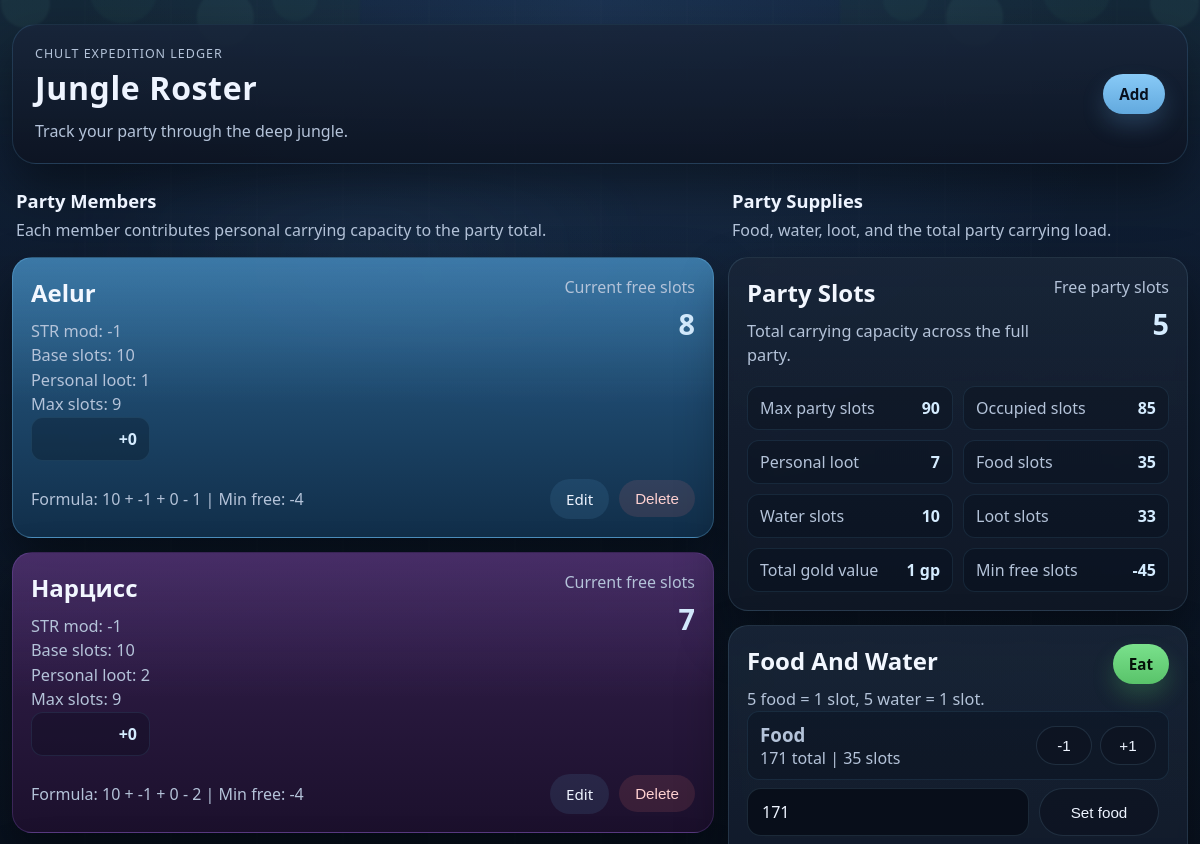
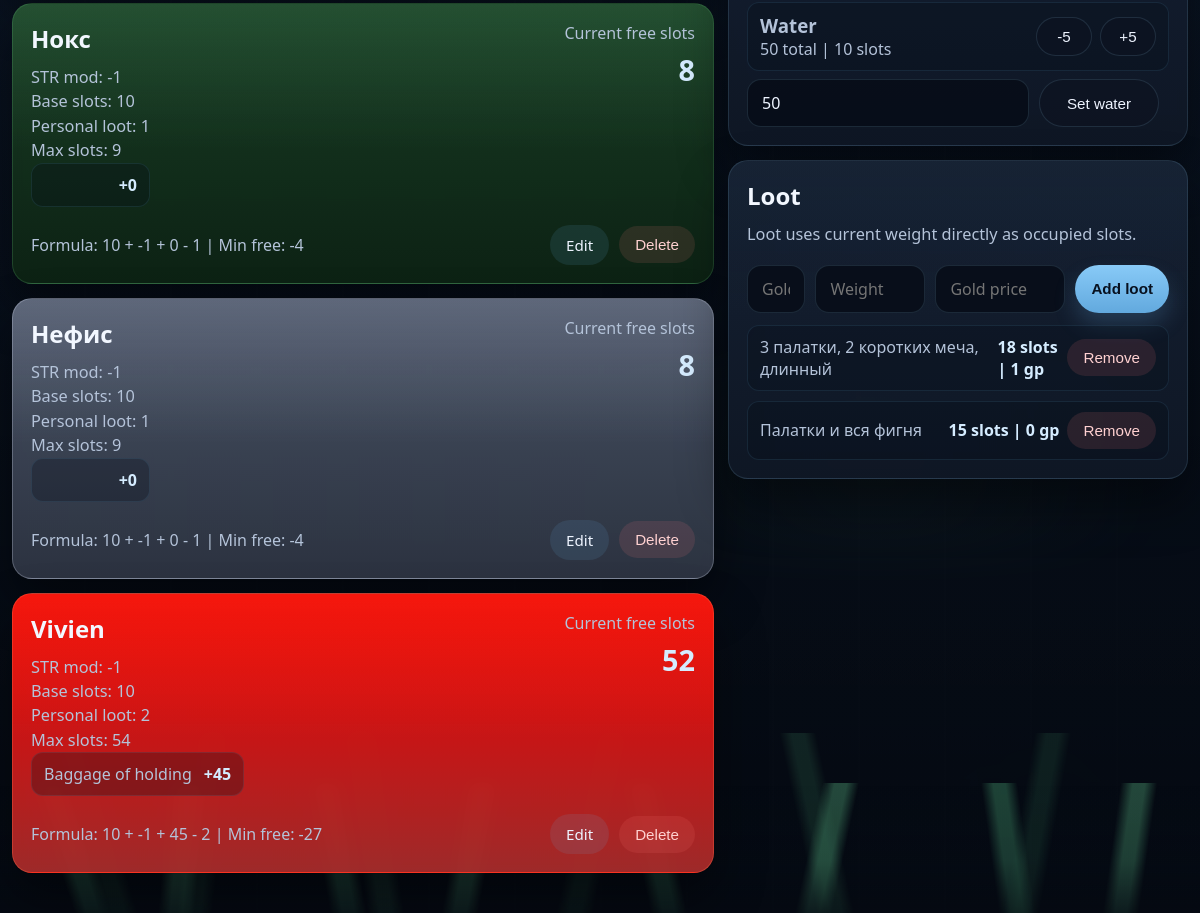
The page / on the database its author committed (2 pictures, top to bottom).
### tables this page shows
CREATE TABLE members (
            id INTEGER PRIMARY KEY AUTOINCREMENT,
            name TEXT NOT NULL,
            str_mod INTEGER NOT NULL DEFAULT 0,
            max_slots INTEGER NOT NULL DEFAULT 0,
            used_slots INTEGER NOT NULL DEFAULT 0,
            card_color TEXT NOT NULL DEFAULT 'dark-blue'
        );

CREATE TABLE extra_slots (
            id INTEGER PRIMARY KEY AUTOINCREMENT,
            member_id INTEGER NOT NULL,
            name TEXT NOT NULL,
            amount INTEGER NOT NULL DEFAULT 0,
            FOREIGN KEY (member_id) REFERENCES members (id) ON DELETE CASCADE
        );

CREATE TABLE party_supplies (
            id INTEGER PRIMARY KEY CHECK (id = 1),
            food REAL NOT NULL DEFAULT 0,
            water REAL NOT NULL DEFAULT 0
        );

CREATE TABLE loot_items (
            id INTEGER PRIMARY KEY AUTOINCREMENT,
            name TEXT NOT NULL,
            amount INTEGER NOT NULL DEFAULT 0,
            gold_price INTEGER NOT NULL DEFAULT 0
        );

### app.py (the view)
@app.route("/")
def index() -> str:
    members = get_members_with_capacity()
    supplies = get_party_supplies()
    loot_items = get_loot_items()
    food_slots = slots_for_supply(float(supplies["food"]))
    water_slots = slots_for_supply(float(supplies["water"]))
    loot_slots = sum(item["amount"] for item in loot_items)
    personal_loot_slots = sum(int(member["used_slots"]) for member in members)
    max_party_slots = sum(int(member["max_slots"]) for member in members)
    occupied_slots = personal_loot_slots + food_slots + water_slots + loot_slots
    party_overload_limit = overload_limit(max_party_slots)
    total_gold_value = sum(item["gold_price"] for item in loot_items)
    return render_template(
        "index.html",
        members=members,
        supplies=supplies,
        loot_items=loot_items,
        party_summary={
            "max_party_slots": max_party_slots,
            "occupied_slots": occupied_slots,
            "free_party_slots": max_party_slots - occupied_slots,
            "food_slots": food_slots,
            "water_slots": water_slots,
            "loot_slots": loot_slots,
            "personal_loot_slots": personal_loot_slots,
            "party_overload_limit": party_overload_limit,
            "total_gold_value": total_gold_value,
        },
    )

### app.py (called while the page is built, shortened)
@app.template_filter("pretty_amount")
def pretty_amount(value: float | int) -> str:
    numeric = float(value)
    if numeric.is_integer():
        return str(int(numeric))
    return f"{numeric:.1f}".rstrip("0").rstrip(".")

def get_db() -> sqlite3.Connection:
    if "db" not in g:
        g.db = sqlite3.connect(DATABASE)
        g.db.row_factory = sqlite3.Row
        g.db.execute("PRAGMA foreign_keys = ON")
    return g.db

def get_member_extra_slots(member_id: int) -> list[sqlite3.Row]:
    return get_db().execute(
        """
        SELECT id, name, amount
        FROM extra_slots
        WHERE member_id = ?
        ORDER BY id
        """,
        (member_id,),
    ).fetchall()

def get_party_supplies() -> sqlite3.Row:
    supplies = get_db().execute(
        "SELECT food, water FROM party_supplies WHERE id = 1"
    ).fetchone()
    return supplies

def get_loot_items() -> list[sqlite3.Row]:
    return get_db().execute(
        """
        SELECT id, name, amount, gold_price
        FROM loot_items
        ORDER BY id DESC
        """
    ).fetchall()

def slots_for_supply(amount: float) -> int:
    if amount <= 0:
        return 0
    return int((amount + 4.9999) // 5)

def overload_limit(max_slots: int) -> int:
    return max_slots // 2

### templates/index.html (shortened to what this page needs)
{% extends "base.html" %}
{% block content %}
  <section class="page-layout">
    <div class="page-column members-column">
      <div class="section-intro">
        <h2>Party Members</h2>
        <p>Each member contributes personal carrying capacity to the party total.</p>
      </div>
      <section class="card-list">
        {% for member in members %}
          <article class="member-card member-theme-{{ member['card_color'] }}{% if member['current_free_slots'] <= 0 %} warning-card{% endif %}">
            <div class="card-header">
              <div>
                <h2>{{ member["name"] }}</h2>
                <p>STR mod: {{ member["str_mod"] }}</p>
                <p>Base slots: 10</p>
                <p>Personal loot: {{ member["used_slots"] }}</p>
                <p>Max slots: {{ member["max_slots"] }}</p>
                {% if member["extra_slots"] %}
                  <div class="extra-slot-summary">
                    {% for item in member["extra_slots"] %}
                      <div class="extra-slot-item">
                        <span>{{ item["name"] }}</span>
                        <strong>+{{ item["amount"] }}</strong>
                      </div>
                    {% endfor %}
                  </div>
                {% endif %}
              </div>
              <div class="slot-pill">
                <span>Current free slots</span>
                <strong>{{ member["current_free_slots"] }}</strong>
              </div>
            </div>
            <div class="card-footer">
              <span class="used-slots">Formula: 10 + {{ member["str_mod"] }} + {{ member["extra_slots_total"] }} - {{ member["used_slots"] }} | Min free: -{{ member["overload_limit"] }}</span>
              <div class="actions">
                <a href="{{ url_for('edit_member', member_id=member['id']) }}">Edit</a>
                <form action="{{ url_for('delete_member', member_id=member['id']) }}" method="post">
                  <button type="submit" onclick="return confirm('Delete this entry?');">Delete</button>
                </form>
              </div>
            </div>
          </article>
        {% else %}
          <div class="empty-state">
            <h2>No entries yet</h2>
            <p>Add your first character or expedition member to get started.</p>
          </div>
        {% endfor %}
      </section>
    </div>
    <aside class="page-column sidebar-column">
      <div class="section-intro">
        <h2>Party Supplies</h2>
        <p>Food, water, loot, and the total party carrying load.</p>
      </div>
      <section class="dashboard-stack">
        <article class="member-card summary-card{% if party_summary['free_party_slots'] <= 0 %} warning-card{% endif %}">
          <div class="card-header">
            <div>
              <h2>Party Slots</h2>
              <p>Total carrying capacity across the full party.</p>
            </div>
            <div class="slot-pill">
              <span>Free party slots</span>
              <strong>{{ party_summary["free_party_slots"] }}</strong>
            </div>
          </div>
          <div class="summary-stats">
            <div class="summary-stat">
              <span>Max party slots</span>
              <strong>{{ party_summary["max_party_slots"] }}</strong>
            </div>
            <div class="summary-stat">
              <span>Occupied slots</span>
              <strong>{{ party_summary["occupied_slots"] }}</strong>
            </div>
            <div class="summary-stat">
              <span>Personal loot</span>
              <strong>{{ party_summary["personal_loot_slots"] }}</strong>
            </div>
            <div class="summary-stat">
              <span>Food slots</span>
              <strong>{{ party_summary["food_slots"] }}</strong>
            </div>
            <div class="summary-stat">
              <span>Water slots</span>
              <strong>{{ party_summary["water_slots"] }}</strong>
            </div>
            <div class="summary-stat">
              <span>Loot slots</span>
              <strong>{{ party_summary["loot_slots"] }}</strong>
            </div>
            <div class="summary-stat">
              <span>Total gold value</span>
              <strong>{{ party_summary["total_gold_value"] }} gp</strong>
            </div>
            <div class="summary-stat">
              <span>Min free slots</span>
              <strong>-{{ party_summary["party_overload_limit"] }}</strong>
            </div>
          </div>
        </article>
        <article class="member-card resource-card">
          <div class="card-header">
            <div>
              <h2>Food And Water</h2>
              <p>5 food = 1 slot, 5 water = 1 slot.</p>
            </div>
            <a class="primary-button eat-button" href="{{ url_for('eat_page') }}">Eat</a>
          </div>
          <div class="resource-list">
            <div class="resource-row">
              <div>
                <h3>Food</h3>
                <p>{{ supplies["food"]|pretty_amount }} total | {{ party_summary["food_slots"] }} slot{{ '' if party_summary["food_slots"] == 1 else 's' }}</p>
              </div>
              <div class="quick-actions">
                <form action="{{ url_for('update_supplies') }}" method="post">
                  <button type="submit">-1</button>
                </form>
                <form action="{{ url_for('update_supplies') }}" method="post">
                  <button type="submit">+1</button>
                </form>
              </div>
            </div>
            <form class="resource-add-form" action="{{ url_for('update_supplies') }}" method="post">
              <input type="number" name="amount" min="0" step="0.5" value="{{ supplies['food']|pretty_amount }}" required>
              <button type="submit">Set food</button>
            </form>
            <div class="resource-row">
              <div>
                <h3>Water</h3>
                <p>{{ supplies["water"]|pretty_amount }} total | {{ party_summary["water_slots"] }} slot{{ '' if party_summary["water_slots"] == 1 else 's' }}</p>
              </div>
              <div class="quick-actions">
                <form action="{{ url_for('update_supplies') }}" method="post">
                  <button type="submit">-5</button>
                </form>
                <form action="{{ url_for('update_supplies') }}" method="post">
                  <button type="submit">+5</button>
                </form>
              </div>
            </div>
            <form class="resource-add-form" action="{{ url_for('update_supplies') }}" method="post">
              <input type="number" name="amount" min="0" step="0.5" value="{{ supplies['water']|pretty_amount }}" required>
              <button type="submit">Set water</button>
            </form>
          </div>
        </article>
        <article class="member-card loot-card-panel">
          <div class="card-header">
            <div>
              <h2>Loot</h2>
              <p>Loot uses current weight directly as occupied slots.</p>
            </div>
          </div>
          <form class="loot-form loot-form-wide" action="{{ url_for('add_loot') }}" method="post">
            <input type="text" name="name" placeholder="Gold idol, jade goblet" required>
            <input type="number" name="amount" min="1" placeholder="Weight" required>
            <input type="number" name="gold_price" min="0" placeholder="Gold price" required>
            <button class="primary-button" type="submit">Add loot</button>
          </form>
          <div class="extra-slot-summary loot-list">
            {% for item in loot_items %}
              <div class="extra-slot-item loot-item-row">
                <span>{{ item["name"] }}</span>
                <div class="loot-item-actions">
                  <strong>{{ item["amount"] }} slots | {{ item["gold_price"] }} gp</strong>
                  <form action="{{ url_for('delete_loot', loot_id=item['id']) }}" method="post">
                    <button type="submit">Remove</button>
                  </form>
                </div>
              </div>
            {% else %}
              <p class="muted-text">No loot tracked yet.</p>
            {% endfor %}
          </div>
        </article>
      </section>
    </aside>
  </section>
{% endblock %}

### rows shown on the page
members: name "Aelur", str_mod "-1", used_slots "1", max_slots "9", current_free_slots "8", extra_slots_total "0", overload_limit "4"
extra_slots: amount "0"
members: name "Нарцисс", str_mod "-1", used_slots "2", max_slots "9", current_free_slots "7", extra_slots_total "0", overload_limit "4"
extra_slots: amount "0"
members: name "Нокс", str_mod "-1", used_slots "1", max_slots "9", current_free_slots "8", extra_slots_total "0", overload_limit "4"
extra_slots: amount "0"
members: name "Нефис", str_mod "-1", used_slots "1", max_slots "9", current_free_slots "8", extra_slots_total "0", overload_limit "4"
extra_slots: amount "0"
members: name "Vivien", str_mod "-1", used_slots "2", max_slots "54", current_free_slots "52", extra_slots_total "45", overload_limit "27"
extra_slots: name "Baggage of holding", amount "45"
party_supplies: food|pretty_amount "171", amount "171", water|pretty_amount "50", amount "50"
loot_items: name "3 палатки, 2 коротких меча, длинный", amount "18", gold_price "1"
loot_items: name "Палатки и вся фигня", amount "15", gold_price "0"

### other values the page prints
{{ party_summary["free_party_slots"] }} "5"
{{ party_summary["max_party_slots"] }} "90"
{{ party_summary["occupied_slots"] }} "85"
{{ party_summary["personal_loot_slots"] }} "7"
{{ party_summary["food_slots"] }} "35"
{{ party_summary["water_slots"] }} "10"
{{ party_summary["loot_slots"] }} "33"
{{ party_summary["total_gold_value"] }} "1"
{{ party_summary["party_overload_limit"] }} "45"
{{ '' if party_summary["food_slots"] == 1 else 's' }} "s"
{{ '' if party_summary["water_slots"] == 1 else 's' }} "s"
